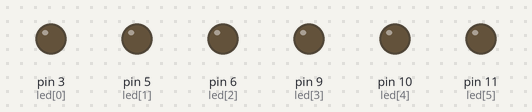
Simulated run of this sketch. Board: Arduino Uno, built with avr-gcc and run on an emulated ATmega328P. Parts: output pins drawn as LEDs (lit = HIGH).

Above: at 0.1 s.
At 5.0 s:
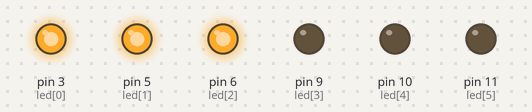
At 9.9 s:
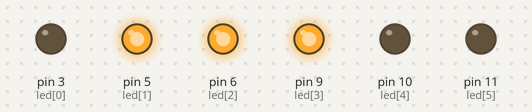
At 19.7 s:
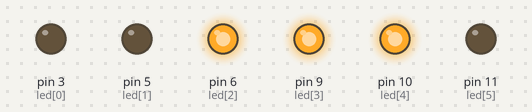
At 29.5 s:
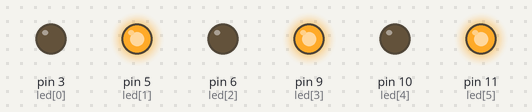
At 39.3 s:
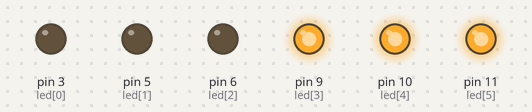
Timing chart, 0 to 40.0 s (numbered marks = the images above):
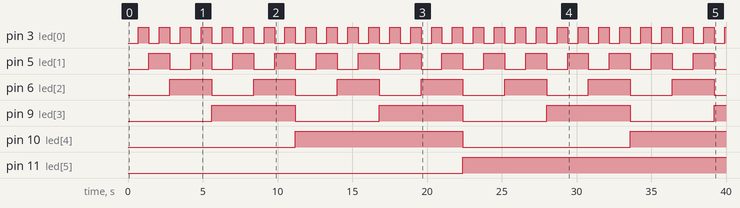

The sketch:

03_Analog_Write.ino
```cpp
const unsigned int led[6] = { 3, 5, 6, 9, 10, 11 };
// LED: 0, 1, 2, 3,  4,  5
int cnt = 0;
int bit_0;
int bit_1;
int bit_2;
int bit_3;
int bit_4;
int bit_5;


void setup() {
  for (int i = 0; i < 6; i++) {
    pinMode(led[i], OUTPUT);
  }
}

//1초마다  count 0~4까지 증가, 0이면 다 꺼짐, 1이면
void loop() {
  // cnt++;
  // for (int i = 0; i < 6; i++) {
  //   if ((cnt & j) == j) {
  //     analogWrite(led[i], 255);
  //   } else {
  //     analogWrite(led[i], 0);
  //   }
  //   j = j * 2;
  //   if (j == 64) {
  //     j = 1;
  //   }
  // }
  // if (cnt == 63) {
  //   cnt = 0;
  // }
  // delay(700);
  for (int i = 0; i < 6; i++) {
    digitalWrite(led[i], cnt & (0x01 << i) ? HIGH : LOW);
  }
  cnt ++;
    delay(700);
}
```

Measured:
- by itself, pin 3 (led[0]): alternates HIGH for 0.70 s and LOW for 0.70 s
- by itself, pin 5 (led[1]): alternates HIGH for 1.4 s and LOW for 1.4 s
- by itself, pin 6 (led[2]): alternates HIGH for 2.8 s and LOW for 2.8 s
- by itself, pin 9 (led[3]): alternates HIGH for 5.6 s and LOW for 5.6 s
- by itself, pin 10 (led[4]): LOW → HIGH at 11.2 s, → LOW 11.2 s later, → HIGH 11.2 s later
- by itself, pin 11 (led[5]): LOW → HIGH at 22.4 s
